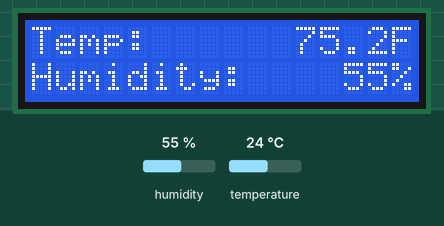
Bench run of a sketch on a simulated Arduino Uno, built with avr-gcc and run on an emulated ATmega328P. Shown: 16×2 character LCD. The test bench sets the inputs (shaded band); at power-on: humidity 55 %, temperature 24 °C.

Above: at 6.2 s.
6.3 s: humidity set to 22 %
At 10.5 s:
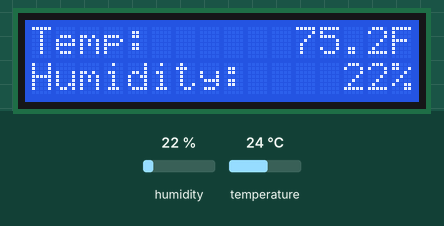
11.1 s: temperature set to 12 °C
At 13.9 s:
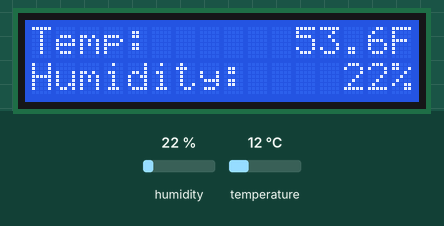
15.9 s: humidity set to 40 %
At 17.4 s:
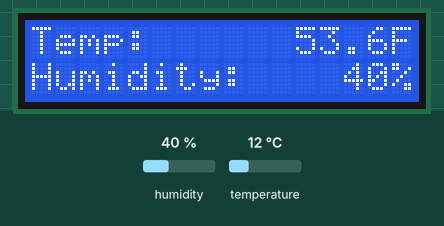
20.7 s: temperature set to 19 °C
At 22.2 s:
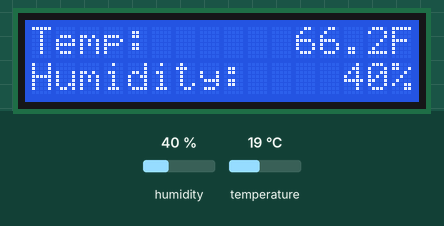
Timing chart, 0 to 23.7 s (numbered marks = the images above; inputs shaded):
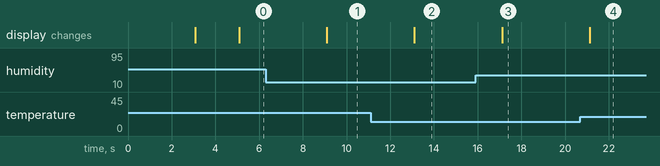

The sketch:

weatherv1.ino
```cpp
// Include required libraries
#include <DHT.h>
#include <LiquidCrystal.h>

// DHT11 sensor pin
#define DHTPIN A1
#define DHTTYPE DHT22   // Define type of DHT module, DHT11 or DHT22 for example
DHT dht(DHTPIN, DHTTYPE);

LiquidCrystal lcd (7,8,9,10,11,12);


void setup() {
dht.begin();  //starts dht hardware
Serial.begin(9600);  //starts serial output to computer

lcd.begin(16,2);  //defines LCD size
lcd.setCursor(0,0);  //sets cursor position of hello message
lcd.print("DHT22 in use"); //optional for info message
lcd.setCursor(0,1);
lcd.print("Temp/Humid Sens");
delay (3000);

lcd.setCursor(0,0); //sets cursor position of hello message
lcd.print("Oh hai Danny");
lcd.setCursor(0,1);
lcd.print("                ");
delay (2000);
}

void loop() {

float t = dht.readTemperature(); //temp in C
float h = dht.readHumidity();
float tf = ((t*1.8)+32); //temp in F

//// Serial output to computer, can be commented out or used in troubleshooting
//Serial.print("T: ");
//Serial.print(tf);
//Serial.print("F");
//Serial.print("  ");
//Serial.print("H: ");
//Serial.print(h);
//Serial.print("  ");
//Serial.print("\n");

// LCD output ----- This is the data output to the LCD
lcd.clear();
lcd.setCursor(0,0);   //sets cursor for Temp
lcd.print("Temp:      ");
lcd.print(tf,1);
lcd.print("F");

lcd.setCursor(0,1);  //sets cursor for Humidity
lcd.print("Humidity:    ");
lcd.print(h,0);
lcd.print("%");

delay (4000);
}
```

Measured:
- after the input at 6.3 s, the display: changes after 2.8 s (image 1)
- after the input at 11.1 s, the display: changes after 2.0 s (image 2)
- after the input at 15.9 s, the display: changes after 1.2 s (image 3)
- after the input at 20.7 s, the display: changes after 0.43 s (image 4)
